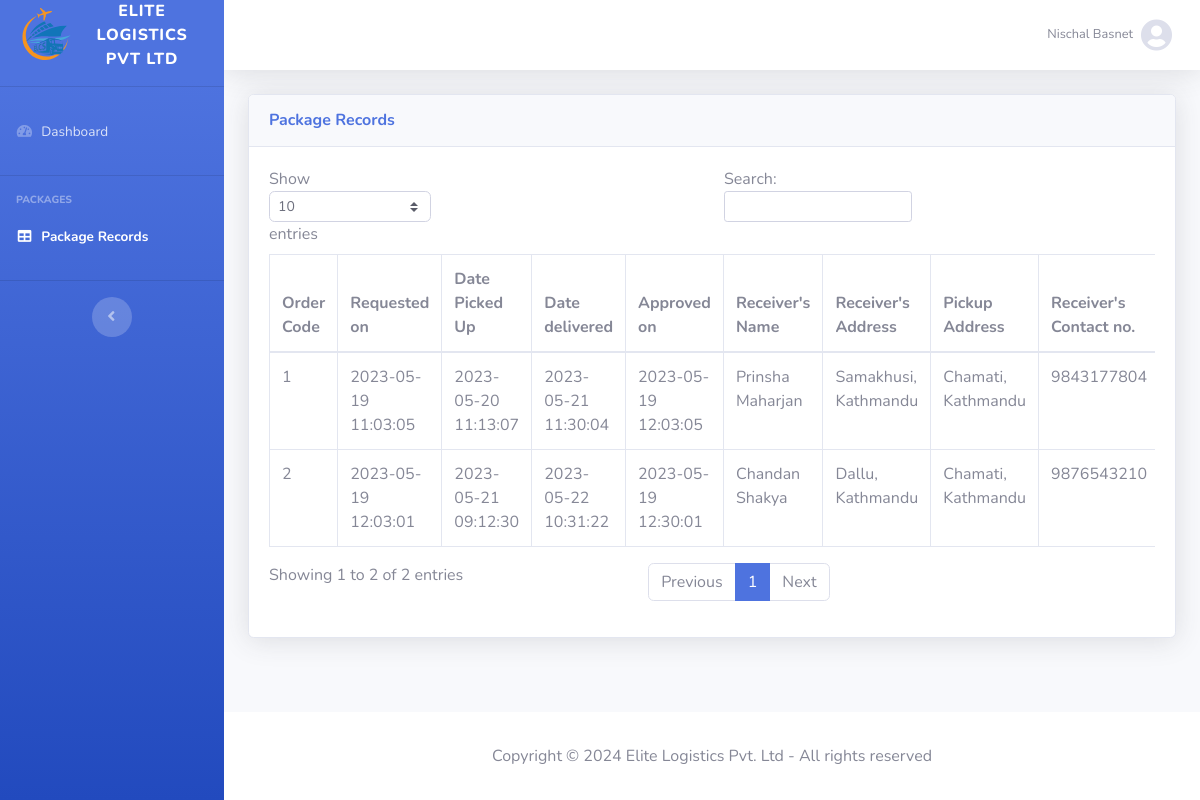
Page /user_package_records.php (signed in) on the committed database.
### tables this page shows
CREATE TABLE account_details (
  account_id INT PRIMARY KEY AUTO_INCREMENT,
  name VARCHAR(100) NOT NULL,
  email VARCHAR(100) NOT NULL,
  password VARCHAR(320) NOT NULL,
  phone_no VARCHAR(20) NOT NULL,
  type_id INT,
  created_on DATETIME NOT NULL,
  default_location VARCHAR(255) NOT NULL,
  INDEX idx_name (name),
  FOREIGN KEY (type_id) REFERENCES account_type (type_id) ON DELETE CASCADE
);

CREATE TABLE package_details (
  order_code INT PRIMARY KEY AUTO_INCREMENT,
  account_id INT,
  receiver_id INT,
  delivery_rider_id INT,
  date_received DATETIME,
  date_delivered DATETIME,
  delivery_status_id INT,
  description VARCHAR(255),
  remarks VARCHAR(255),
  created_on DATETIME NOT NULL,
  date_assigned DATETIME,
  INDEX idx_account_id (account_id),
  INDEX idx_receiver_id (receiver_id),
  INDEX idx_delivery_rider_id (delivery_rider_id),
  INDEX idx_delivery_status_id (delivery_status_id),
  FOREIGN KEY (account_id) REFERENCES account_details (account_id) ON DELETE CASCADE,
  FOREIGN KEY (receiver_id) REFERENCES receiver_details (receiver_id) ON DELETE CASCADE,
  FOREIGN KEY (delivery_rider_id) REFERENCES account_details (account_id) ON DELETE CASCADE,
  FOREIGN KEY (delivery_status_id) REFERENCES delivery_status (status_id) ON DELETE CASCADE
);

CREATE TABLE receiver_details (
  receiver_id INT PRIMARY KEY AUTO_INCREMENT,
  name VARCHAR(100) NOT NULL,
  phone_no VARCHAR(20) NOT NULL,
  INDEX idx_name (name)
);

CREATE TABLE address_details (
  address_id INT PRIMARY KEY AUTO_INCREMENT,
  order_code INT,
  address_type_id INT,
  address VARCHAR(255) NOT NULL,
  INDEX idx_order_code (order_code),
  INDEX idx_address_type_id (address_type_id),
  FOREIGN KEY (order_code) REFERENCES package_details (order_code) ON DELETE CASCADE,
  FOREIGN KEY (address_type_id) REFERENCES address_type (address_type_id) ON DELETE CASCADE
);

### user_package_records.php (called while the page is built, shortened)
<?php
include 'php/connection.php';
include 'php/page_header.php';
include 'php/dashboard_check.php';
include 'php/dashboard_main.php';
include 'php/page_footer.php';
?>

### php/dashboard_check.php (called while the page is built, shortened)
<?php
$accountId = $_SESSION['account_id'];
$stmt = $pdo->prepare("SELECT type_id,name,email,phone_no,default_location FROM account_details WHERE account_id = :accountId");
$stmt->bindParam(':accountId', $accountId);
$stmt->execute();
$user = $stmt->fetch(PDO::FETCH_ASSOC);
$userType = $user['type_id'];
?>

### php/user_package_records_content.php (the view, shortened to what this page needs)
<div class="card shadow mb-4">
  <div class="card-header py-3">
    <h6 class="m-0 font-weight-bold text-primary">Package Records</h6>
  </div>
  <div class="card-body">
    <div class="table-responsive">
      <table class="table table-bordered" id="dataTable" width="100%" cellspacing="0">
        <thead>
          <tr>
            <th>Order Code</th>
            <th>Requested on</th>
            <th>Date Picked Up</th>
            <th>Date delivered</th>
            <th>Approved on</th>
            <th>Receiver's Name</th>
            <th>Receiver's Address</th>
            <th>Pickup Address</th>
            <th>Receiver's Contact no.</th>
          </tr>
        </thead>
        <tbody>
          <?php
          $sql = "SELECT
                    pd.created_on,
                    pd.date_received,
                    pd.date_delivered,
                    pd.order_code,
                    pd.date_assigned,
                    rd.name AS receiver_name,
                    ad.address AS receiver_address,
                    ad2.address AS pickup_address,
                    rd.phone_no AS receiver_phone,
                    pd.description,
                    ds.status_name AS delivery_status,
                    pd.remarks,
                    (SELECT ad.name FROM account_details ad WHERE pd.delivery_rider_id = ad.account_id) AS delivery_rider_name,
                    (SELECT ad.phone_no FROM account_details ad WHERE pd.delivery_rider_id = ad.account_id) AS delivery_rider_phone
                  FROM
                    package_details pd
                  JOIN
                    account_details ad1 ON pd.account_id = ad1.account_id
                  JOIN
                    receiver_details rd ON pd.receiver_id = rd.receiver_id
                  JOIN
                    address_details ad ON pd.order_code = ad.order_code AND ad.address_type_id = 2
                  JOIN
                    address_details ad2 ON pd.order_code = ad2.order_code AND ad2.address_type_id = 1
                  JOIN
                    delivery_status ds ON pd.delivery_status_id = ds.status_id
                    WHERE pd.account_id = :account_id";
          $stmt = $pdo->prepare($sql);
          $stmt->bindParam(':account_id', $_SESSION['account_id'], PDO::PARAM_INT);
          $stmt->execute();
          $packageData = $stmt->fetchAll(PDO::FETCH_ASSOC);
          foreach ($packageData as $package) {
            echo '<tr>';
            echo '<td>' . $package['order_code'] . '</td>';
            echo '<td>' . $package['created_on'] . '</td>';
            echo '<td>' . $package['date_received'] . '</td>';
            echo '<td>' . $package['date_delivered'] . '</td>';
            echo '<td>' . $package['date_assigned'] . '</td>';
            echo '<td>' . $package['receiver_name'] . '</td>';
            echo '<td>' . $package['receiver_address'] . '</td>';
            echo '<td>' . $package['pickup_address'] . '</td>';
            echo '<td>' . $package['receiver_phone'] . '</td>';
            echo '</tr>';
          }
          ?>
        </tbody>
      </table>
    </div>
  </div>
</div>

### php/dashboard_main.php (shortened to what this page needs)
<?php
$currentPage = basename($_SERVER['PHP_SELF'], ".php");
?>
</head>
<body id="page-top">
    <div id="wrapper">
        <ul class="navbar-nav bg-gradient-primary sidebar sidebar-dark accordion" id="accordionSidebar">
            <li>
                <a class="sidebar-brand d-flex align-items-center justify-content-center" href="index.php">
                    <div class="sidebar-brand-icon">
                        <img src="images/logo.svg" alt="Logo" width="60vw">
                    </div>
                    <div class="sidebar-brand-text mx-3">Elite Logistics Pvt Ltd</div>
                </a>
            </li>
            <li class="sidebar-divider my-0">
                <hr>
            </li>
            <li class="nav-item <?php echo ($currentPage === 'dashboard') ? 'active' : ''; ?>">
                <a class="nav-link" href="dashboard.php">
                    <i class="fas fa-fw fa-tachometer-alt"></i>
                    <span>Dashboard</span>
                </a>
            </li>
            <li class="sidebar-divider">
                <hr>
            </li>
            <?php if ($userType != 3) : ?>
                <li class="sidebar-heading">
                    Packages
                </li>
                <?php if ($userType == 1) : ?>
                    <li class="nav-item <?php echo ($currentPage === 'user_package_records') ? 'active' : ''; ?>">
                        <a class="nav-link" href="user_package_records.php">
                            <i class="fas fa-fw fa-table"></i>
                            <span>Package Records</span>
                        </a>
                    </li>
                <?php endif; ?>
            <?php endif; ?>
            <li class="sidebar-divider d-none d-md-block">
                <hr>
            </li>
            <li class="text-center d-none d-md-inline">
                <button class="rounded-circle border-0" id="sidebarToggle" title="Toggle Sidebar">
                </button>
            </li>
        </ul>
        <div id="content-wrapper" class="d-flex flex-column">
            <div id="content">
                <nav class="navbar navbar-expand navbar-light bg-white topbar mb-4 static-top shadow">
                    <ul class="navbar-nav ml-auto">
                        <li class="nav-item dropdown no-arrow">
                            <a class="nav-link dropdown-toggle" href="#" id="userDropdown" role="button" data-toggle="dropdown" aria-haspopup="true" aria-expanded="false">
                                <span class="mr-2 d-none d-lg-inline text-gray-600 small">
                                    <?php echo $user['name']; ?>
                                </span>
                                <i class="fas fa-user-circle fa-2x text-gray-300"></i>
                            </a>
                        </li>
                    </ul>
                </nav>
                <div class="container-fluid">
                    <?php
                    if ($currentPage === 'user_package_records') :
                        include 'user_package_records_content.php';
                    endif;
                    ?>
                </div>
            </div>
            <footer class="sticky-footer bg-white">
                <div class="container my-auto">
                    <div class="text-center my-auto">
                        <span>Copyright &copy;
                            <?php echo date('Y'); ?> Elite Logistics Pvt. Ltd - All rights reserved
                        </span>
                    </div>
                </div>
            </footer>
        </div>
    </div>

### rows in the picture
account_details: name "Nischal Basnet"
package_details: order_code "1", created_on "2023-05-19 11:03:05", date_received "2023-05-20 11:13:07", date_delivered "2023-05-21 11:30:04", date_assigned "2023-05-19 12:03:05", receiver.name "Prinsha Maharjan", address_details.address "Samakhusi, Kathmandu", address_details.address "Chamati, Kathmandu", receiver.phone_no "9843177804"
package_details: order_code "2", created_on "2023-05-19 12:03:01", date_received "2023-05-21 09:12:30", date_delivered "2023-05-22 10:31:22", date_assigned "2023-05-19 12:30:01", receiver.name "Chandan Shakya", address_details.address "Dallu, Kathmandu", address_details.address "Chamati, Kathmandu", receiver.phone_no "9876543210"
